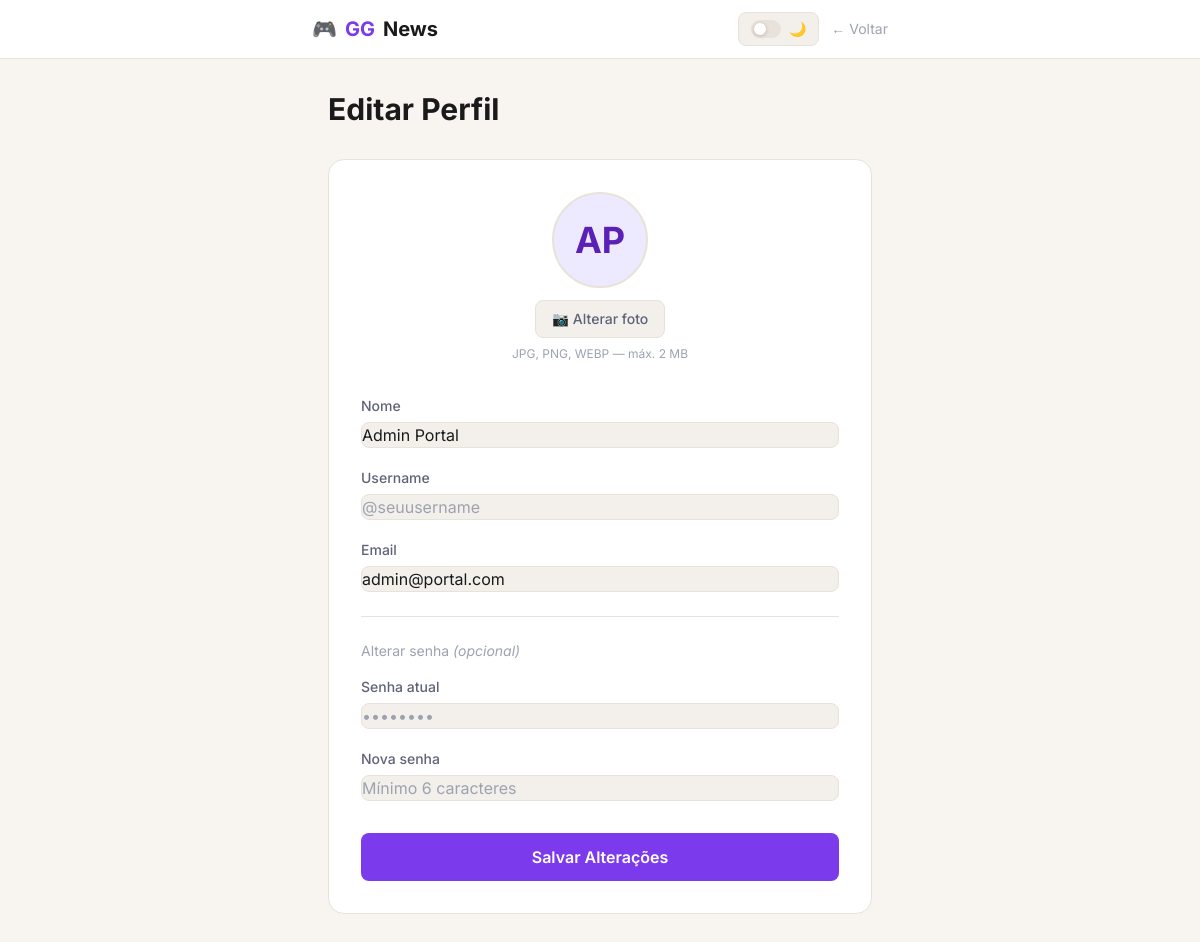
/pages/usuario/editar_usuario.php (signed in), run on the app's committed database.
### tables this page shows
CREATE TABLE usuarios (
    id INT AUTO_INCREMENT PRIMARY KEY,
    nome VARCHAR(100) NOT NULL,
    email VARCHAR(150) NOT NULL UNIQUE,
    senha VARCHAR(255) NOT NULL,
    criado_em DATETIME DEFAULT CURRENT_TIMESTAMP
);

### includes/funcoes.php (called while the page is built, shortened)
<?php
function escape($texto) {
    return htmlspecialchars($texto, ENT_QUOTES, 'UTF-8');
}

### pages/usuario/editar_usuario.php (the view, shortened to what this page needs)
<?php
require_once __DIR__ . '/../../includes/conexao.php';
require_once __DIR__ . '/../../includes/avatar_helper.php';
$stmt = $pdo->prepare("SELECT * FROM usuarios WHERE id = ?");
$stmt->execute([get_usuario_id()]);
$usuario = $stmt->fetch();
$erro    = '';
if ($_SERVER['REQUEST_METHOD'] === 'POST') {
    $nome       = trim($_POST['nome']       ?? '');
    $username   = trim($_POST['username']   ?? '');
    $email      = trim($_POST['email']      ?? '');
    $senha_atual = $_POST['senha_atual']    ?? '';
    $nova_senha  = $_POST['nova_senha']     ?? '';
    $foto = $usuario['foto'];
    if (!empty($_FILES['foto']['name']) && $_FILES['foto']['error'] === UPLOAD_ERR_OK) {
        $allowed_types = ['image/jpeg', 'image/png', 'image/gif', 'image/webp'];
        $finfo = finfo_open(FILEINFO_MIME_TYPE);
        $mime  = finfo_file($finfo, $_FILES['foto']['tmp_name']);
        finfo_close($finfo);
        if (!in_array($mime, $allowed_types)) {
            $erro = 'Formato de imagem inválido. Use JPG, PNG, GIF ou WEBP.';
        } elseif ($_FILES['foto']['size'] > 2 * 1024 * 1024) {
            $erro = 'A imagem não pode ultrapassar 2 MB.';
        } else {
            $ext          = pathinfo($_FILES['foto']['name'], PATHINFO_EXTENSION);
            $nomeArquivo  = 'user_' . get_usuario_id() . '_' . uniqid() . '.' . strtolower($ext);
            $dir_uploads  = __DIR__ . '/../../uploads/';
            $destino      = $dir_uploads . $nomeArquivo;
            if (!is_dir($dir_uploads)) {
                mkdir($dir_uploads, 0775, true);
            }
            if (move_uploaded_file($_FILES['foto']['tmp_name'], $destino)) {
                if (!empty($usuario['foto'])) {
                    $antiga = $dir_uploads . $usuario['foto'];
                    if (file_exists($antiga)) {
                        unlink($antiga);
                    }
                }
                $foto = $nomeArquivo;
            } else {
                $erro = 'Não foi possível salvar a imagem. Verifique as permissões da pasta /uploads/.';
            }
        }
    }
    if (empty($erro)) {
        if (empty($nome) || empty($email)) {
            $erro = 'Nome e email são obrigatórios.';
        } elseif (!filter_var($email, FILTER_VALIDATE_EMAIL)) {
            $erro = 'Email inválido.';
        } else {
            $stmt = $pdo->prepare("SELECT id FROM usuarios WHERE email = ? AND id != ?");
            $stmt->execute([$email, get_usuario_id()]);
            if ($stmt->fetch()) {
                $erro = 'Este email já está em uso por outro usuário.';
            } else {
                $stmt = $pdo->prepare("
                    UPDATE usuarios
                    SET nome = ?, username = ?, email = ?, foto = ?
                    WHERE id = ?
                ");
                $stmt->execute([$nome, $username, $email, $foto, get_usuario_id()]);
                $usuario['foto'] = $foto;
                if (!empty($nova_senha)) {
                    if (empty($senha_atual)) {
                        $erro = 'Informe a senha atual para alterar a senha.';
                    } elseif (!password_verify($senha_atual, $usuario['senha'])) {
                        $erro = 'Senha atual incorreta.';
                    } elseif (strlen($nova_senha) < 6) {
                        $erro = 'A nova senha deve ter no mínimo 6 caracteres.';
                    } else {
                        $hash = password_hash($nova_senha, PASSWORD_DEFAULT);
                        $stmt = $pdo->prepare("UPDATE usuarios SET senha = ? WHERE id = ?");
                        $stmt->execute([$hash, get_usuario_id()]);
                    }
                }
                if (empty($erro)) {
                    $_SESSION['usuario_nome'] = $nome;
                    set_mensagem('sucesso', 'Dados atualizados com sucesso!');
                    redirecionar('pages/noticias/dashboard.php');
                }
            }
        }
    }
} else {
    $nome     = $usuario['nome'];
    $username = $usuario['username'] ?? '';
    $email    = $usuario['email'];
}
?>
<!DOCTYPE html>
<html lang="pt-BR">
<head>
    <script src="https://cdn.tailwindcss.com"></script>
    <link rel="stylesheet" href="<?= BASE_URL ?>css/style.css">
</head>
<body class="min-h-screen" style="background:var(--bg-base); color:var(--text-primary)">
    <header class="site-header sticky top-0 z-30 px-4 py-3">
        <div class="max-w-xl mx-auto flex items-center justify-between">
            <a href="<?= BASE_URL ?>" class="flex items-center gap-2 text-xl font-bold"
               style="color:var(--text-primary); text-decoration:none;">
                🎮 <span style="color:var(--accent)">GG</span>News
            </a>
            <div class="flex items-center gap-3">
                <button id="theme-toggle"
                        class="flex items-center gap-2 px-3 py-1.5 rounded-lg text-sm transition"
                        style="background:var(--bg-elevated); color:var(--text-secondary);
                               border:1px solid var(--border); cursor:pointer;"
                        aria-label="Alternar tema">
                    <div class="toggle-track" id="toggle-track" style="width:30px; height:18px;">
                        <div class="toggle-thumb" style="width:12px; height:12px; top:3px; left:3px;"></div>
                    </div>
                    <span id="theme-icon">🌙</span>
                </button>
                <a href="<?= BASE_URL ?>pages/noticias/dashboard.php"
                   class="text-sm transition"
                   style="color:var(--text-muted); text-decoration:none;">← Voltar</a>
            </div>
        </div>
    </header>
    <main class="max-w-xl mx-auto px-4 py-8">
        <h1 class="text-3xl font-bold mb-8" style="color:var(--text-primary)">Editar Perfil</h1>
        <form method="POST" enctype="multipart/form-data"
              class="rounded-2xl p-8"
              style="background:var(--bg-surface); border:1px solid var(--border);">
            <div class="mb-8 text-center">
                <div class="relative inline-block">
                    <div id="avatar-preview" class="mx-auto mb-3"
                         style="width:96px; height:96px;">
                        <?= render_avatar($usuario, 96) ?>
                    </div>
                    <label for="foto"
                           class="inline-flex items-center gap-2 cursor-pointer text-sm font-medium px-4 py-2 rounded-lg transition"
                           style="background:var(--bg-elevated); color:var(--text-secondary);
                                  border:1px solid var(--border);">
                        📷 Alterar foto
                    </label>
                    <p class="text-xs mt-2" style="color:var(--text-muted)">
                        JPG, PNG, WEBP — máx. 2 MB
                    </p>
                </div>
            </div>
            <div class="mb-5">
                <label for="nome" class="block text-sm font-medium mb-1.5"
                       style="color:var(--text-secondary)">Nome</label>
                <input type="text" name="nome" id="nome"
                       value="<?= escape($nome) ?>"
                       placeholder="Seu nome completo">
            </div>
            <div class="mb-5">
                <label for="username" class="block text-sm font-medium mb-1.5"
                       style="color:var(--text-secondary)">Username</label>
                <input type="text" name="username" id="username"
                       value="<?= escape($username) ?>"
                       placeholder="@seuusername">
            </div>
            <div class="mb-5">
                <label for="email" class="block text-sm font-medium mb-1.5"
                       style="color:var(--text-secondary)">Email</label>
                <input type="email" name="email" id="email"
                       value="<?= escape($email) ?>"
                       placeholder="seu@email.com">
            </div>
            <div class="my-6" style="border-top:1px solid var(--border);"></div>
            <p class="text-sm mb-4" style="color:var(--text-muted)">
                Alterar senha <span style="color:var(--text-muted); font-style:italic;">(opcional)</span>
            </p>
            <div class="mb-5">
                <label for="senha_atual" class="block text-sm font-medium mb-1.5"
                       style="color:var(--text-secondary)">Senha atual</label>
                <input type="password" name="senha_atual" id="senha_atual"
                       placeholder="••••••••">
            </div>
            <div class="mb-8">
                <label for="nova_senha" class="block text-sm font-medium mb-1.5"
                       style="color:var(--text-secondary)">Nova senha</label>
                <input type="password" name="nova_senha" id="nova_senha"
                       placeholder="Mínimo 6 caracteres">
            </div>
            <button type="submit" class="btn-primary w-full py-3 text-base">
                Salvar Alterações
            </button>
        </form>
    </main>
</body>
</html>

### includes/avatar_helper.php (shortened to what this page needs)
<?php
function get_avatar_url(?array $usuario): ?string {
    return null;
}
function get_avatar_initials(string $nome): string {
    $palavras = explode(' ', trim($nome));
    $iniciais = strtoupper(substr($palavras[0], 0, 1));
    if (count($palavras) > 1) {
        $iniciais .= strtoupper(substr(end($palavras), 0, 1));
    }
    return $iniciais;
}
function render_avatar(?array $usuario, int $size = 32, string $class = ''): string {
    $nome     = $usuario['nome'] ?? 'U';
    $url      = get_avatar_url($usuario);
    $initials = get_avatar_initials($nome);
    $px       = $size . 'px';
    $base_style = "width:{$px}; height:{$px}; border-radius:50%; object-fit:cover; flex-shrink:0;";
    $font = max(10, intval($size * 0.38));
    return sprintf(
        '<div title="%s" style="%s background:var(--accent-light); color:var(--accent-text);
              font-size:%dpx; font-weight:700; display:flex; align-items:center;
              justify-content:center; border:2px solid var(--border); flex-shrink:0;" class="%s">%s</div>',
        htmlspecialchars($nome),
        $base_style,
        $font,
        $class,
        $initials
    );
}

### css/style.css (style rules this page uses)
:root { --bg-base: #f8f4f0; --bg-surface: #ffffff; --bg-elevated: #f3f0eb; --bg-sidebar: #ffffff; --text-primary: #1a1a1a; --text-secondary: #5f6378; --text-muted: #9ca3af; --border: #e8e2da; --accent: #7c3aed; --accent-hover: #6d28d9; --accent-light: #ede9fe; --accent-glow: rgba(124, 58, 237, 0.13); --accent-text: #5b21b6; --shadow-card: 0 2px 8px rgba(0,0,0,0.05); --shadow-lg: 0 8px 28px rgba(0,0,0,0.10); --transition: 0.18s ease; --transition-theme: 0.3s ease; }
*, *::before, *::after { box-sizing: border-box; }
body { font-family: 'Inter', sans-serif; background-color: var(--bg-base); color: var(--text-primary); transition: background-color var(--transition-theme), color var(--transition-theme); }
.toggle-track { position: relative; width: 38px; height: 22px; background: var(--border); border-radius: 99px; flex-shrink: 0; transition: background 0.25s ease; }
.toggle-thumb { position: absolute; top: 3px; left: 3px; width: 16px; height: 16px; border-radius: 50%; background: #fff; box-shadow: 0 1px 4px rgba(0,0,0,0.2); transition: transform 0.25s cubic-bezier(.4,0,.2,1); }
.site-header { background: var(--bg-surface); border-bottom: 1px solid var(--border); transition: background var(--transition-theme), border-color var(--transition-theme); }
.btn-primary { display: inline-flex; align-items: center; justify-content: center; background: var(--accent); color: #fff; padding: 0.55rem 1.1rem; border-radius: 0.5rem; font-size: 0.875rem; font-weight: 600; border: none; cursor: pointer; text-decoration: none; transition: background var(--transition), box-shadow var(--transition), transform var(--transition); }
input, textarea, select { background: var(--bg-elevated); border: 1px solid var(--border); border-radius: 0.5rem; padding: 0.7rem 1rem; color: var(--text-primary); font-family: 'Inter', sans-serif; font-size: 0.875rem; width: 100%; transition: border-color var(--transition), box-shadow var(--transition), background var(--transition-theme), color var(--transition-theme); }
input::placeholder, textarea::placeholder { color: var(--text-muted); }

### data on the page
usuarios: nome "AP", nome "Admin Portal", email "admin@portal.com"
